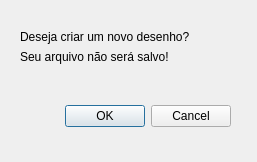
<?xml version="1.0" encoding="UTF-8"?>
<ui version="4.0">
 <class>Dialog</class>
 <widget class="QDialog" name="Dialog">
  <property name="geometry">
   <rect>
    <x>0</x>
    <y>0</y>
    <width>257</width>
    <height>162</height>
   </rect>
  </property>
  <property name="windowTitle">
   <string>Dialog</string>
  </property>
  <widget class="QWidget" name="">
   <property name="geometry">
    <rect>
     <x>20</x>
     <y>30</y>
     <width>211</width>
     <height>97</height>
    </rect>
   </property>
   <layout class="QVBoxLayout" name="verticalLayout">
    <item>
     <widget class="QLabel" name="label">
      <property name="text">
       <string>Deseja criar um novo desenho?</string>
      </property>
     </widget>
    </item>
    <item>
     <widget class="QLabel" name="label_3">
      <property name="text">
       <string>Seu arquivo não será salvo!</string>
      </property>
     </widget>
    </item>
    <item>
     <spacer name="verticalSpacer">
      <property name="orientation">
       <enum>Qt::Vertical</enum>
      </property>
      <property name="sizeHint" stdset="0">
       <size>
        <width>20</width>
        <height>18</height>
       </size>
      </property>
     </spacer>
    </item>
    <item>
     <widget class="QDialogButtonBox" name="buttonBox">
      <property name="orientation">
       <enum>Qt::Horizontal</enum>
      </property>
      <property name="standardButtons">
       <set>QDialogButtonBox::Cancel|QDialogButtonBox::Ok</set>
      </property>
     </widget>
    </item>
   </layout>
  </widget>
 </widget>
 <resources/>
 <connections>
  <connection>
   <sender>buttonBox</sender>
   <signal>accepted()</signal>
   <receiver>Dialog</receiver>
   <slot>accept()</slot>
   <hints>
    <hint type="sourcelabel">
     <x>248</x>
     <y>254</y>
    </hint>
    <hint type="destinationlabel">
     <x>157</x>
     <y>274</y>
    </hint>
   </hints>
  </connection>
  <connection>
   <sender>buttonBox</sender>
   <signal>rejected()</signal>
   <receiver>Dialog</receiver>
   <slot>reject()</slot>
   <hints>
    <hint type="sourcelabel">
     <x>316</x>
     <y>260</y>
    </hint>
    <hint type="destinationlabel">
     <x>286</x>
     <y>274</y>
    </hint>
   </hints>
  </connection>
 </connections>
</ui>
